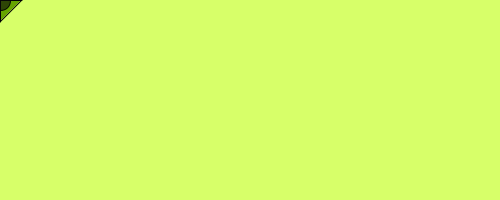
Frame 1 (no input)
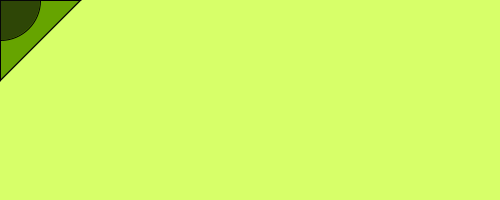
Frame 60 (the mouse pressed at the canvas centre just before this capture)
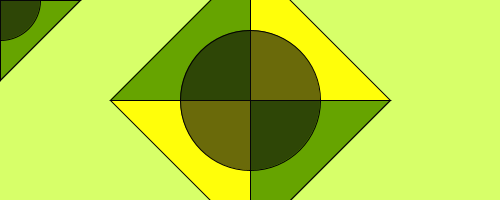
Frame 120 (the mouse held since frame 60 and released just before this capture)

The Processing sketch that drew these frames (run headless with seeded random() and noise(); from frame 60 on, the mouse is pressed at the canvas centre):

// Processing sketch: processing_14623
// ── processing_14623.pde

  int MO;

color c1 = color(102,164,0);
color c2 = color(641,254,10);
color c3 = color(10,155);

void setup(){
  MO=20;
  size(500,200);
  background(215,365,105,100);
}
void draw(){
  MO= MO + 1;
 fill(c1);
  triangle(mouseX,mouseY,mouseX+MO,mouseY+0,mouseX+0,mouseY+MO);
  triangle(mouseX,mouseY,mouseX-MO,mouseY+0,mouseX+0,mouseY-MO);
  fill(c2);
  triangle(mouseX,mouseY,mouseX+0,mouseY-MO,mouseX+MO,mouseY+0);
  triangle(mouseX,mouseY,mouseX+0,mouseY+MO,mouseX-MO,mouseY+0);
  fill(c3);
  ellipse(mouseX,mouseY,MO,MO);
  }
void mouseClicked () {
MO=10;
}             
